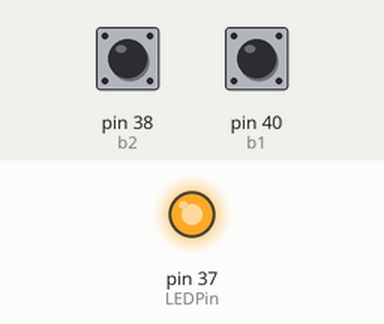
Simulated run of this program. Board: Raspberry Pi (header pin numbers). Shown: output pins drawn as LEDs (lit = HIGH). Inputs (shaded band) come from the test bench; at power-on: pin 40 (b1) HIGH, pin 38 (b2) HIGH. What the program prints to the terminal is not drawn.

Above: at 1.2 s.
1.3 s: pin 40 (b1) pulled LOW for 0.15 s
At 2.6 s:
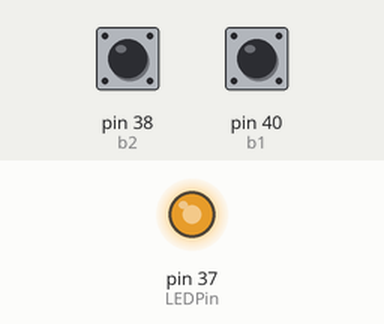
3.0 s: pin 40 (b1) pulled LOW for 1 s
At 5.1 s:
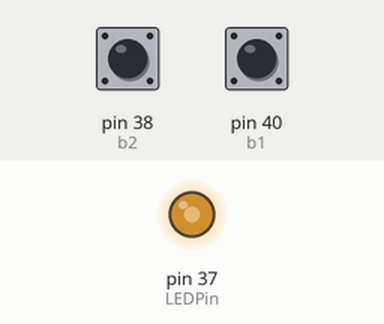
5.5 s: pin 40 (b1) pulled LOW for 0.15 s
At 6.8 s:
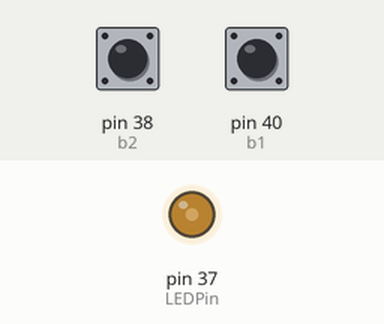
7.2 s: pin 40 (b1) pulled LOW for 3.2 s
At 11.5 s:
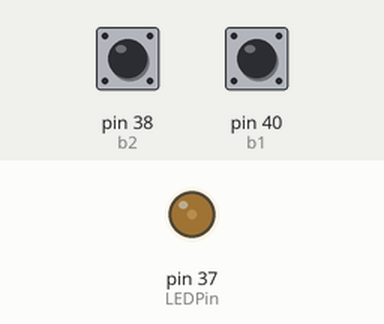
11.9 s: pin 40 (b1) pulled LOW for 0.15 s
At 13.1 s:
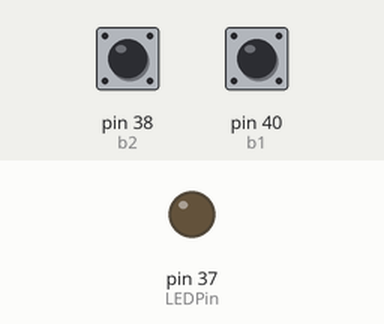
Timing chart, 0 to 14.5 s (numbered marks = the images above; inputs shaded):
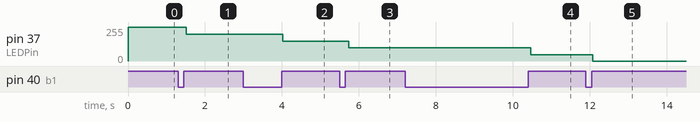

Measured:
- after the input at 1.3 s, pin 37 (LEDPin): 252/255 → 201/255 after 0.21 s
- after the input at 3.0 s, pin 37 (LEDPin): 201/255 → 150/255 after 1.0 s
- after the input at 5.5 s, pin 37 (LEDPin): 150/255 → 99/255 after 0.24 s
- after the input at 7.2 s, pin 37 (LEDPin): 99/255 → 48/255 after 3.3 s
- after the input at 11.9 s, pin 37 (LEDPin): 48/255 → 0/255 after 0.18 s

The program:

Pi_lesson10.py
```python
import RPi.GPIO as GPIO
from time import sleep
dt = 0.1
b1 = 40
b2 = 38
b1State = 1
b1StateOld = 1
b2State = 1
b2StateOld = 1

LEDPin = 37
DutyCycle = 99
GPIO.setmode(GPIO.BOARD)
GPIO.setup(b1,GPIO.IN,pull_up_down=GPIO.PUD_UP)
GPIO.setup(b2,GPIO.IN,pull_up_down=GPIO.PUD_UP)
GPIO.setup(LEDPin,GPIO.OUT)

myPWM = GPIO.PWM(LEDPin,100)
myPWM.start(DutyCycle)
try:
    while True:
        print("The Diming and Brighting The LED with PUSH Button Starts")
        b1State = GPIO.input(b1)
        b2State = GPIO.input(b2)
        if b1StateOld == 0 and b1State == 1:
            DutyCycle = DutyCycle - 20
            print("Dim Event")
        if b2StateOld == 0 and b2State == 1:
            DutyCycle = DuctyCycle +20
            print("Bright Event")
        if DutyCycle>99:
            DutyCycle = 99
        if DutyCycle<0:
            DutyCycle = 0
        myPWM.ChangeDutyCycle(DutyCycle)
        b1StateOld = b1State
        b2StateOld = b2State
        sleep(dt)
except KeyboardInterrupt:
    myPWM.stop()
    GPIO.cleanup()
    
```
